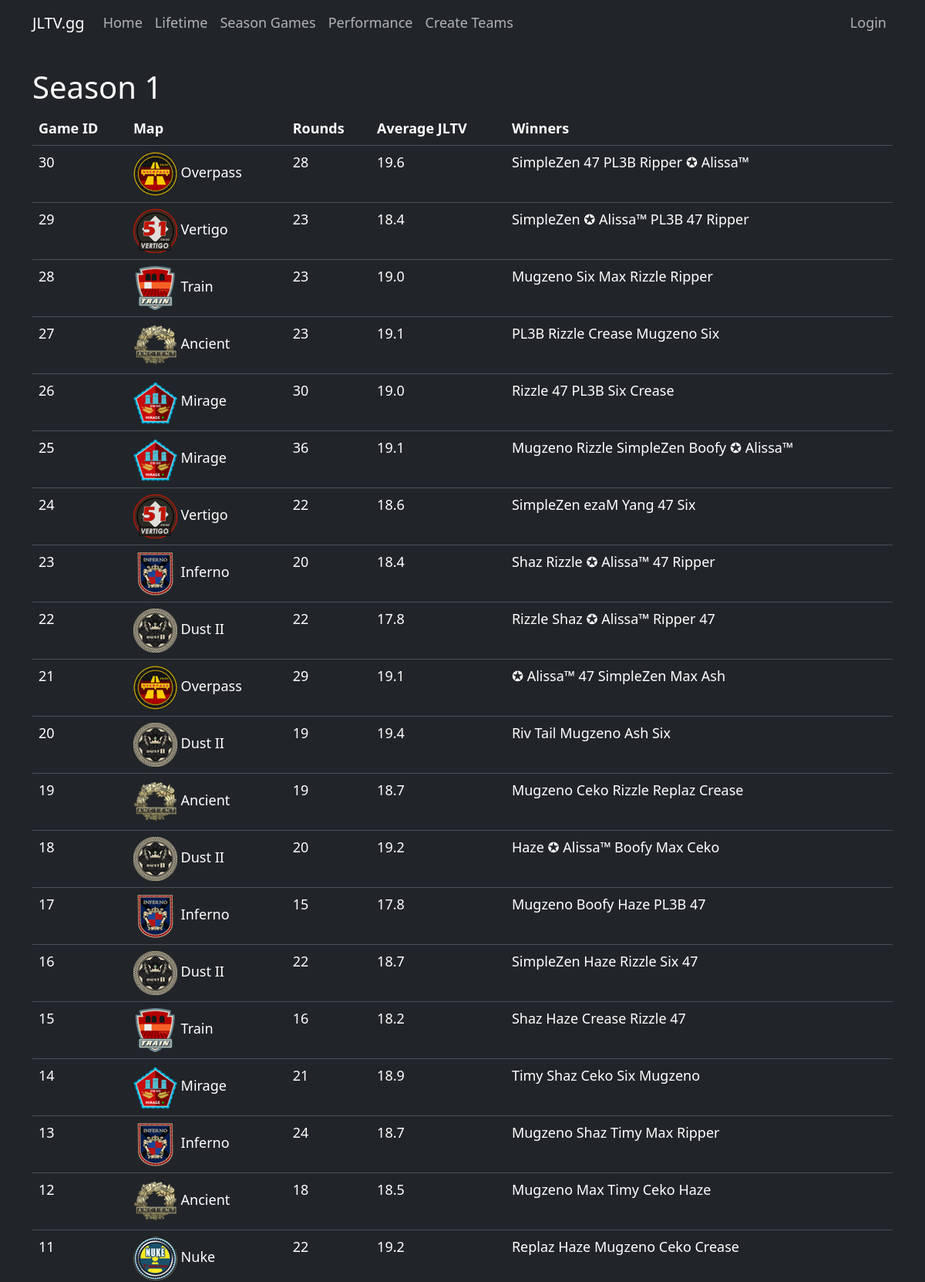
/games (upper part), run on the app's committed database.
### main.py (models this page shows)
class Game(db.Model):
    __tablename__ = 'games'
    game_id = db.Column(db.Integer, primary_key=True)
    map_name = db.Column(db.String(50), nullable=False)
    rounds = db.Column(db.Integer, nullable=False)
    season_id = db.Column(db.Integer, db.ForeignKey('seasons.season_id'), nullable=False)  # Foreign key to Season
    season = relationship('Season', back_populates='games')
    player_stats = relationship('PlayerGameStats', back_populates='game')

class Player(db.Model):
    __tablename__ = 'players'
    player_id = db.Column(db.Integer, primary_key=True)
    name = db.Column(db.String(50), nullable=False)
    played = db.Column(db.Integer, nullable=False)
    total_wins = db.Column(db.Integer, nullable=False)
    total_kills = db.Column(db.Integer, nullable=False)
    total_rounds = db.Column(db.Integer, nullable=False)
    AK = db.Column(db.Float, nullable=False)
    KPR = db.Column(db.Float, nullable=False)
    A_ADR = db.Column(db.Integer, nullable=False)
    winrate = db.Column(db.Integer, nullable=False)
    inconsistency = db.Column(db.Float, nullable=False)
    team_balance = db.Column(db.Integer, nullable=False)
    JLTV = db.Column(db.Float, nullable=False)
    individual = db.Column(db.Float, nullable=False)
    MLTV = db.Column(db.Float, nullable=False)
    player_stats = relationship('PlayerGameStats', back_populates='player')

### main.py (the view)
@app.route('/games')
def games():
    all_seasons = Season.query.order_by(Season.season_id.desc()).all()
    all_info = {}
    for season in all_seasons:
        all_info[season.season_id] = []
        season_games = Game.query.filter_by(season_id=season.season_id).order_by(Game.game_id.desc()).all()
        for game in season_games:
            game_player_stats = game.player_stats
            sum_jltv = 0
            winners = []
            for game_player_stat in game_player_stats:
                sum_jltv += game_player_stat.JLTV
                if game_player_stat.win == 1:
                    winners.append(game_player_stat.player.name)
            average_jltv = round(sum_jltv / 10, 1)
            all_info[season.season_id].append([game.game_id, game.map_name, game.rounds, average_jltv, winners])
    last_game_id = Game.query.order_by(Game.game_id.desc()).first().game_id
    return render_template('games.html', all_games=all_info, latest_game=last_game_id)

### templates/games.html (shortened to what this page needs)
{% include "header.html" %}
<div class="container animate__animated animate__fadeIn">
    {% for key in all_games %}
        <h1 class="form-pad">Season {{ key }}</h1>
        <table class="table">
            <thead>
                <tr>
                    <th scope="col">Game ID</th>
                    <th scope="col">Map</th>
                    <th scope="col">Rounds</th>
                    <th scope="col">Average JLTV</th>
                    <th scope="col">Winners</th>
                </tr>
            </thead>
            <tbody>
                {% for game in all_games[key] %}
                    <tr>
                        <td>{{ game[0] }}</td>
                        {% if game[1] == 'Dust II' %}
                            <td><img src="./static/csgo_icons/de_dust2.png" alt="Not Found"> {{ game[1] }}</td>
                        {% elif game[1] == 'Mirage' %}
                            <td><img src="./static/csgo_icons/de_mirage.png" alt="Not Found"> {{ game[1] }}</td>
                        {% elif game[1] == 'Ancient' %}
                            <td><img src="./static/csgo_icons/de_ancient.png" alt="Not Found"> {{ game[1] }}</td>
                        {% elif game[1] == 'Inferno' %}
                            <td><img src="./static/csgo_icons/de_inferno.png" alt="Not Found"> {{ game[1] }}</td>
                        {% elif game[1] == 'Nuke' %}
                            <td><img src="./static/csgo_icons/de_nuke.png" alt="Not Found"> {{ game[1] }}</td>
                        {% elif game[1] == 'Overpass' %}
                            <td><img src="./static/csgo_icons/de_overpass.png" alt="Not Found"> {{ game[1] }}</td>
                        {% elif game[1] == 'Train' %}
                            <td><img src="./static/csgo_icons/de_train.png" alt="Not Found"> {{ game[1] }}</td>
                        {% elif game[1] == 'Vertigo' %}
                            <td><img src="./static/csgo_icons/de_vertigo.png" alt="Not Found"> {{ game[1] }}</td>
                        {% elif game[1] == 'Anubis' %}
                            <td><img src="./static/csgo_icons/de_anubis.png" alt="Not Found"> {{ game[1] }}</td>
                        {% elif game[1] == 'Cache' %}
                            <td><img src="./static/csgo_icons/de_cache.png" alt="Not Found"> {{ game[1] }}</td>
                        {% endif %}
                        <td>{{ game[2] }}</td>
                        <td>{{ game[3] }}</td>
                        <td>{% for player in game[4] %}
                                {{ player }}
                            {% endfor %}
                        </td>
                    </tr>
                {% endfor %}
            </tbody>
        </table>
    {% endfor %}
</div>
{% include "footer.html" %}

### templates/header.html (shortened to what this page needs)
<!DOCTYPE html>
<html lang="en" data-bs-theme="dark">
  <head>
    <link href="https://cdn.jsdelivr.net/npm/bootstrap@5.3.1/dist/css/bootstrap.min.css" rel="stylesheet">
    <link href="{{ url_for('static', filename='css/styles.css') }}" rel="stylesheet">
    <link href="https://cdnjs.cloudflare.com/ajax/libs/animate.css/4.1.1/animate.min.css" rel="stylesheet">
  </head>
<body>
<div class="container-fluid">
  <nav class="navbar navbar-expand-lg">
      <div class="container">
        <a class="navbar-brand" href="{{ url_for('home') }}">JLTV.gg</a>
        <div class="collapse navbar-collapse" id="navbarSupportedContent">
          <ul class="navbar-nav mb-2 mb-lg-0">
            <li class="nav-item">
              <a class="nav-link nav-link-hover" aria-current="page" href="{{ url_for('home') }}">Home</a>
            </li>
            <li class="nav-item">
              <a class="nav-link nav-link-hover" aria-current="page" href="{{ url_for('lifetime_rankings') }}">Lifetime</a>
            </li>
            <li class="nav-item">
              <a class="nav-link nav-link-hover" aria-current="page" href="{{ url_for('games') }}">Season Games</a>
            </li>
            <li class="nav-item">
              <a class="nav-link nav-link-hover" href="{{ url_for('performance') }}">Performance</a>
            </li>
            <li class="nav-item">
              <a class="nav-link nav-link-hover" href="{{ url_for('create_teams') }}">Create Teams</a>
            </li>
          </ul>
          {% if current_user.is_authenticated: %}
            <ul class="navbar-nav mb-2 mb-lg-0">
              <li class="nav-item">
                <a class="nav-link nav-link-hover" href="{{ url_for('add_game') }}">New Game</a>
              </li>
              <li class="nav-item">
                <a class="nav-link nav-link-hover" href="{{ url_for('add_player') }}">New Player</a>
              </li>
            </ul>
            <ul class="navbar-nav ms-auto">
              <li class="nav-item">
                <a class="nav-link nav-link-hover" href="{{ url_for('logout') }}">Log Out</a>
              </li>
            </ul>
          {% else: %}
            <ul class="navbar-nav ms-auto">
              <li class="nav-item">
                <a class="nav-link nav-link-hover" href="{{ url_for('login') }}">Login</a>
              </li>
            </ul>
          {% endif %}
        </div>
      </div>
  </nav>
</div>

### templates/footer.html (shortened to what this page needs)
</body>
</html>

### static/css/styles.css (style rules this page uses)
:root { --primary: #6200ee; --secondary: #03dac6; --dark: #121212; --light: #f8f9fa; --text: #ffffff; }
body { min-height: 100vh; display: flex; flex-direction: column; color: var(--text); font-family: 'Segoe UI', Tahoma, Geneva, Verdana, sans-serif; font-size: 18px; }
.form-pad { padding-top: 30px; padding-bot: 20px; }

### data on the page
Game: game_id "30", map_name "Overpass", rounds "28", game "19.6"
Player: name "SimpleZen"
Player: name "47"
Player: name "PL3B"
Player: name "Ripper"
Player: name "✪ Alissa™"
Game: game_id "29", map_name "Vertigo", rounds "23", game "18.4"
Game: game_id "28", map_name "Train", rounds "23", game "19.0"
Player: name "Mugzeno"
Player: name "Six"
Player: name "Max"
Player: name "Rizzle"
Game: game_id "27", map_name "Ancient", rounds "23", game "19.1"
Player: name "Crease"
Game: game_id "26", map_name "Mirage", rounds "30", game "19.0"
Game: game_id "25", map_name "Mirage", rounds "36", game "19.1"
Player: name "Boofy"
Game: game_id "24", map_name "Vertigo", rounds "22", game "18.6"
Player: name "ezaM"
Player: name "Yang"
Game: game_id "23", map_name "Inferno", rounds "20", game "18.4"
Player: name "Shaz"
Game: game_id "22", map_name "Dust II", rounds "22", game "17.8"
Game: game_id "21", map_name "Overpass", rounds "29", game "19.1"
Player: name "Ash"
Game: game_id "20", map_name "Dust II", rounds "19", game "19.4"
Player: name "Riv"
Player: name "Tail"
Game: game_id "19", map_name "Ancient", rounds "19", game "18.7"
Player: name "Ceko"
Player: name "Replaz"
Game: game_id "18", map_name "Dust II", rounds "20", game "19.2"
Player: name "Haze"
Game: game_id "17", map_name "Inferno", rounds "15", game "17.8"
Game: game_id "16", map_name "Dust II", rounds "22", game "18.7"
Game: game_id "15", map_name "Train", rounds "16", game "18.2"
Game: game_id "14", map_name "Mirage", rounds "21", game "18.9"
Player: name "Timy"
Game: game_id "13", map_name "Inferno", rounds "24", game "18.7"
Game: game_id "12", map_name "Ancient", rounds "18", game "18.5"
Game: game_id "11", map_name "Nuke", rounds "22", game "19.2"

### other printed values
{{ key }} "1"
